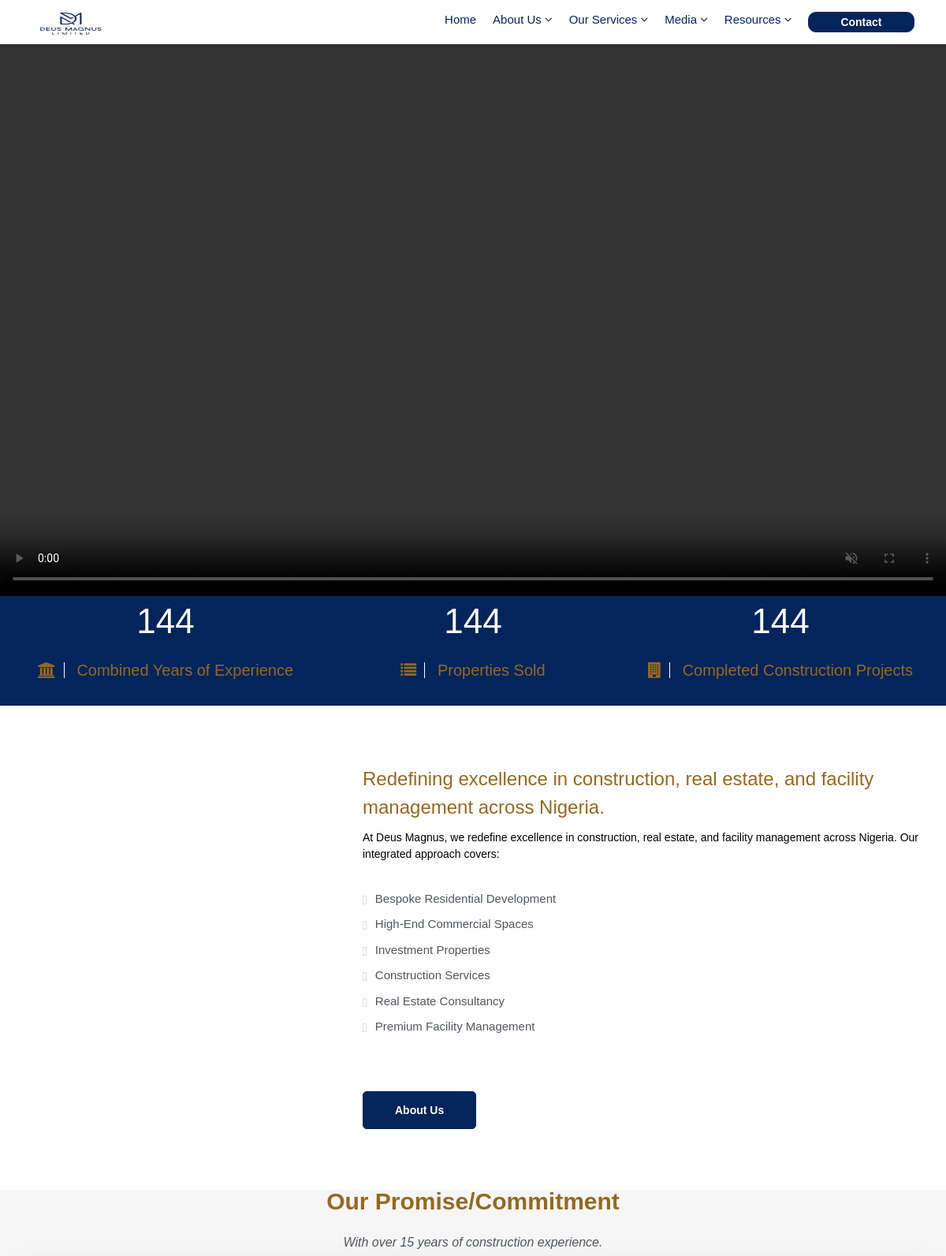
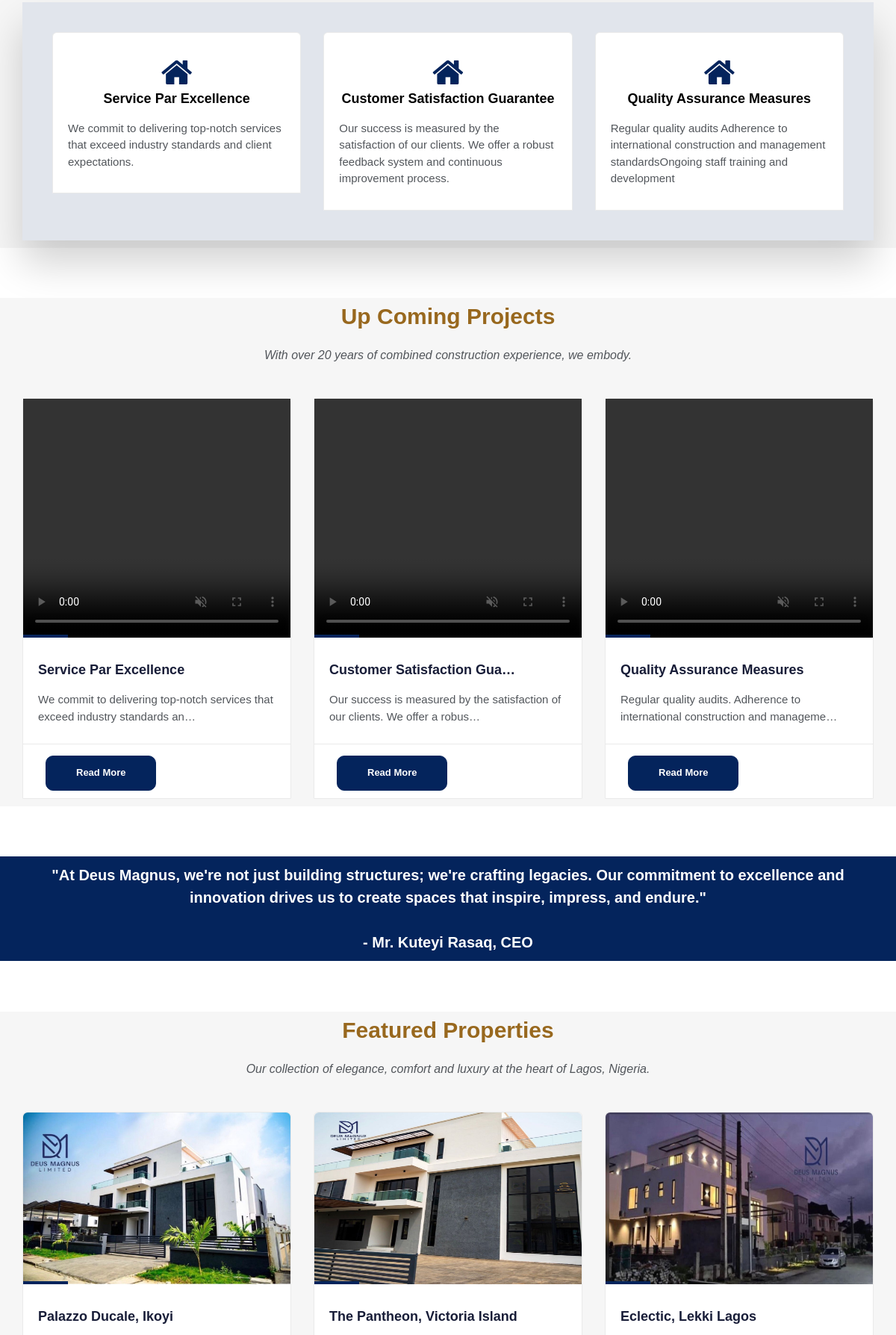
The page / (upper part) on the database its author committed (2 pictures, top to bottom).
### deus_magnus/models.py (models this page shows, shortened)
class Mainvideo(models.Model):
    deus_magnus_first_video = models.FileField(upload_to='main_videos/')

class DeusMagnusMainPost(models.Model):
    deus_magnus_title = models.CharField(max_length=255, blank=True, null=True)
    deus_magnus_description = models.TextField()
    deus_magnus_slug = models.SlugField (max_length=255,blank=True, null=True)
    deus_manus_video = models.FileField(upload_to='videos/')
    deus_magnus_publish_date = models.DateTimeField (auto_now_add= True)
    deus_magnus_author = models.ForeignKey(User, on_delete=models.CASCADE)
    class Meta:
        ordering =['-deus_magnus_publish_date']

class SecondDeusMagnusMainPicturePost(models.Model):
    second_deus_magnus_title = models.CharField(max_length=255, blank=True, null=True)
    second_deus_magnus_description = models.TextField()
    second_deus_magnus_slug = models.SlugField (max_length=255,blank=True, null=True)
    second_deus_magnus_img = models.ImageField(upload_to='images/')
    second_deus_magnus_publish_date = models.DateTimeField (auto_now_add= True)
    second_deus_magnus_author = models.ForeignKey(User, on_delete=models.CASCADE)
    class Meta:
        ordering =['second_deus_magnus_publish_date']

### deus_magnus/views.py (the view)
# urls.py: path('', HomeView.as_view(), name="home"),
class HomeView(ListView):
    model = DeusMagnusMainPost
    template_name = 'deus_magnus/home.html'
    def get_context_data(self, **kwargs):
        context = super().get_context_data(**kwargs)
        context['first_videos'] = Mainvideo.objects.all()
        context['second_constructions'] = SecondDeusMagnusMainPicturePost.objects.all()
        context['last_constructions'] = LastDeusMagnusMainPicturePost.objects.all()
        return context

### templates/deus_magnus/home.html (shortened to what this page needs)
{% extends "base.html" %}
{% load static %}
{% block content%}
{% for first_video in first_videos %}
<video autoplay muted playsinline loop width="100%" height="500"controls id="myVideo">
    <source src="{{ first_video.deus_magnus_first_video.url }}" type="video/mp4">
    <source src="{{ first_video.deus_magnus_first_video.url }}" type="video/webm">
</video>
{% endfor %}
<center><section class="section db" >
    <div class="container">
        <div class="row">
            <div class="col-lg-4 col-md-4">
                <div class="stat-count">
                    <h4 class="stat-timer">15+</h4>
                    <h3 style="color: #98681e;"><i class="fa fa-university"></i> Combined Years of Experience</h3>
                </div>
            </div>
            <div class="col-lg-4 col-md-4">
                <div class="stat-count">
                    <h4 class="stat-timer">10+</h4>
                    <h3 style="color: #98681e;"><i class="fa fa-list"></i> Properties Sold</h3>
                </div>
            </div>
            <div class="col-lg-4 col-md-4">
                <div class="stat-count">
                    <h4 class="stat-timer">12+</h4>
                    <h3 style="color: #98681e;"><i class="fa fa-building"></i> Completed Construction Projects</h3>
                </div>
            </div>
        </div>
    </div>
</section></center><br><br>
<section class="section">
    <div class="container">
        <div class="row">
            <div class="col-md-4">
            </div>
            <div class="col-md-8">
                <div class="custom-module p40l">
                    <h3 style="color: #98681e;">Redefining excellence in construction, real estate, and facility management across Nigeria.</h3>
                    <h5>At Deus Magnus, we redefine excellence in construction, real estate, and facility management across Nigeria. Our integrated approach covers:</h5><br>
                    <div class="row">
                        <div class="col-lg-6 col-md-4 col-sm-4 col-xs-12 first">
                            <ul class="check">
                                <li>Bespoke Residential Development</li>
                                <li>High-End Commercial Spaces</li>
                                <li>Investment Properties</li>
                                <li>Construction Services</li>
                                <li>Real Estate Consultancy</li>
                                <li>Premium Facility Management</li>
                            </ul>
                        </div>
                    </div>
                    <div class="btn-wrapper">
                        <a href="{% url 'about' %}" class="btn btn-primary" style="border-radius:5px;">About us</a>
                    </div>
                </div>
            </div>
        </div>
    </div>
</section><br><br><br>
<section class="section gb nopadtop">
    <div class="container">
        <div class="section-title text-center">
            <h3 style="color: #98681e;">Our Promise/Commitment</h3>
            <p>With over 15 years of construction experience.</p>
        </div><br>
        <div class="boxed boxedp3">
            <div class="row blog-grid">
                <div class="col-md-4">
                    <div class="course-box">
                        <div class="course-details">
                            <center><i class="fa fa-3x fa-home text-primary mb-4"></i></center>
                            <h4><center>Service Par Excellence</center></h4>
                            <p>We commit to delivering top-notch services that exceed industry standards and client expectations.</p>
                        </div>
                    </div>
                </div>
                <div class="col-md-4">
                    <div class="course-box">
                        <div class="course-details">
                            <center><i class="fa fa-3x fa-home text-primary mb-4"></i></center>
                            <h4><center>Customer Satisfaction Guarantee</center></h4>
                            <p>Our success is measured by the satisfaction of our clients. We offer a robust
                                feedback system and continuous improvement process.</p>
                        </div>
                    </div>
                </div>
                <div class="col-md-4">
                    <div class="course-box">
                        <div class="course-details">
                            <center><i class="fa fa-3x fa-home text-primary mb-4"></i></center>
                            <h4><center>Quality Assurance Measures</center></h4>
                            <p> Regular quality audits Adherence to international
                                construction and management standardsOngoing staff training and development</p>
                        </div>
                    </div>
                </div>
            </div>
        </div>
    </div>
</section><br><br><br>
<section class="section gb">
    <div class="container">
        <div class="section-title text-center">
            <h3 style="color: #98681e;">Up Coming Projects</h3>
            <p> With over 20 years of combined construction experience, we embody.</p>
        </div>
        <div class="row">
            {% for post in object_list %}
            <div class="col-lg-4 col-md-12">
                <div class="blog-box">
                    <a href="{% url 'detail' post.pk %}">
                    <div class="image-wrap entry">
                        <video autoplay muted playsinline loop width="100%" height="40%"  controls>
                            <source src="{{ post.deus_manus_video.url }}" type="video/mp4">
                        </video>
                    </div>
                    </a>
                    <div class="blog-desc">
                        <h4><a href="{% url 'detail' post.pk %}">{{post.deus_magnus_title|truncatechars:26}}</a></h4>
                        <p>{{post.deus_magnus_description|truncatechars:77}}</p>
                    </div>
                    <div class="post-meta">
                        <span>
                            <div class="btn-wrapper">
                                <a href="{% url 'detail' post.pk %}" class="btn btn-primary"style="border-radius: 10px;">Read More</a>
                            </div>
                         </span>
                    </div>
                </div>
            </div>
            {%endfor%}
        </div>
    </div>
</section><br><br><br>
<section class="section db p110">
    <div class="container">
        <div class="row">
            <div class="col-md-12">
                <div class="tagline-message text-center">
                <h3>"At Deus Magnus, we're not just building structures; we're crafting legacies.
                    Our commitment to excellence and innovation drives us to create spaces that inspire, impress, and endure." <br><br>
                    - Mr. Kuteyi Rasaq, CEO</h3>
                </div>
            </div>
        </div>
    </div>
</section><br><br><br>
<section class="section gb">
    <div class="container">
        <div class="section-title text-center">
            <h3 style="color: #98681e;">Featured Properties</h3>
            <p>Our collection of elegance, comfort and luxury at the heart of Lagos, Nigeria.</p>
        </div>
        <div class="row">
            {% for second_construction in second_constructions %}
            <div class="col-lg-4 col-md-12">
                <div class="blog-box">
                    <div class="image-wrap entry">
                        {% if second_construction.second_deus_magnus_img %}
                        <a href="{% url 'second_detail' second_construction.pk %}">
                        <img src="{{ second_construction.second_deus_magnus_img.url }}"height="230px"  class="custom-image">
                        </a>
                        {% endif %}
                    </div>
                    <div class="blog-desc">
                        <h4><a href="{% url 'second_detail' second_construction.pk %}">{{ second_construction.second_deus_magnus_title |truncatechars:30}}</a></h4>
                    </div>
                </div>
            </div>
            {%endfor%}
        </div>
    </div>
</section><br><br>
<br><br>
<br><br><br>
<br>
        {% endblock %}

### static/css/style.css (style rules this page uses)
.text-primary { color: #04245c; }
body { background-color: #fff; line-height: 1.5; font-size: 15px; color: #52565b; font-family: "Heebo", sans-serif; position: static; font-weight: 400; }
#myVideo { object-fit: cover; width: 100%; height: 700px; }
body, p, li, a { font-family:'Nunito',sans-serif; }
.course-details h4 a, .readmore, .testimonial strong, h1, h2, h3, h4, h5, h6 { color: #000; }
h1, h2, h3, h4, h5, h6 { line-height: 1.5; }
.cop-logo img, a { color: #000; text-decoration: none !important; -webkit-transition: all ease 0.3s; -moz-transition: all ease 0.3s; transition: all ease 0.3s; }
.check li:before { content: "\f00c"; font-family: "sans-serif"; font-size: 16px; left: 0; padding-right: 10px; position: relative; top: 2px; }
.check li { list-style: none; margin-bottom: 8px; }
.check li:last-child { margin-bottom: 0; }
.check { margin-left: 0; padding-left: 0 }
.boxed { box-shadow: 0 30px 50px 0 rgba(1, 1, 1, 0.18); padding: 4rem 4rem 1rem; background-color: #e1e5ec; margin-top: -60px; }
.section { background-color: #ffffff; padding: 1rem 0; position: relative; display: block; }
.section-title { margin-bottom: 45px; }
.text-widget h3, .section-title h3 { margin: 0 0 25px; padding: 0; line-height: 1; font-size: 30px; font-weight: 700; }
.section-title p { max-width: 800px; margin: 0 auto; padding: 0; font-size: 16px; font-family: 'Droid Serif', sans-serif; font-style: italic; }
.section.gb { background-color: #f6f6f6; }
.section.db { background-color: #04245c; }
.nopadtop { padding-top: 0 !important; }
.course-box { border-radius: 6px 6px 0 0; background-color: #ffffff; border: 1px solid #eaeaea; }
.course-details { padding: 3rem 2rem; }
.course-details h4 { font-size: 18px; padding: 0 0 1.5rem; font-weight: 700; margin: 0; }
.course-details p { padding-bottom: 0; margin-bottom: 0; }
.entry { position: relative; }
.image-wrap img { width: 100%; }
.image-wrap:after { content: ""; width: 60px; height: 4px; position: absolute; bottom: 0; left: 0; background-color: #111; right: 0; }
.blog-box { background-color: #ffffff; border-radius: 6px 6px 0 0; border: 1px solid #eaeaea; }
.blog-box img { width: 100%; border-radius: 6px 6px 0 0; }
.post-meta { padding: 15px 30px 10px; margin-top: -5px; border-top: 1px solid #eaeaea; line-height: 1; }
.post-meta a { font-size: 13px; color: #aaa; }
.blog-desc { padding: 3rem 2rem; display: block; position: relative; }
.blog-desc h4 a, .blog-desc h4 { font-size: 18px; font-weight: 700; padding: 0 0 15px; margin: 0; color: #181d38; font-family: "Nunito", sans-serif; }
.blog-desc p { padding: 0; margin: 0; }
.stat-count h3, .stat-count h4 { color: #ffffff; }
.stat-count h4 { font-size: 44px; line-height: 1; padding: 0; margin: 0; }
.stat-count h3 { padding: 30px 0 25px; margin: 0; line-height: 1; font-size: 20px; }
.stat-count h3 i { padding-right: 10px; border-right: 1px solid #fff; margin-right: 10px; }
.blog-grid .col-md-6, .blog-grid .col-md-4 { margin-bottom: 30px }
.tagline-message h3 { padding: 0; font-size: 20px; margin: 0; color: #ffffff; font-weight: bold; }
.p40l { padding-left: 4rem; }
.btn { border-radius: 0; font-size: 14px; border: 1px solid #fff; font-weight: bold; color: #ffffff !important; padding: 13px 40px; text-transform: capitalize; }
.shop-desc small, .shop-meta a, .authorbox small, blockquote:before, blockquote:after, .blog-meta small a, .small-box i, .copyrights ul li:hover a, .footer .readmore, .breadcrumb>li a, .yamm h4, .yamm-content li:hover a, .yamm .hassubmenu li:hover a, .check li:before, .stat-count h3, .blog-desc h4:hover a, .post-meta li:after, .course-box small, .course-details h4:hover a, .course-footer i, a:hover, a:focus, .box i, .topbar .text-left i { color: #cbc4b8; }
.cb, .box .event-desc small, .pagination a, .pagination>.active>a, .pagination>.active>a:focus, .pagination>.active>a:hover, .pagination>.active>span, .pagination>.active>span:focus, .pagination>.active>span:hover, .tags-widget a, .owl-theme-01 .owl-nav [class*="owl-"]:hover, .yamm .dropdown-menu li:hover .menu-button, .yamm .dropdown-menu li .menu-button, mark, .bgcolor1, .image-wrap:before, .image-wrap:after, .btn-primary { border-color: #04245c; background-color: #04245c; box-shadow: inset 0 0 0 0 #98681e; -webkit-transition: all ease 0.5s; -moz-transition: all ease 0.5s; transition: all ease 0.5s; }

### rows shown on the page
DeusMagnusMainPost: deus_magnus_title "Service Par Excellence", deus_magnus_description "We commit to delivering top-notch services that exceed industry standards an…"
DeusMagnusMainPost: deus_magnus_title "Customer Satisfaction Gua…", deus_magnus_description "Our success is measured by the satisfaction of our clients. We offer a robus…"
DeusMagnusMainPost: deus_magnus_title "Quality Assurance Measures", deus_magnus_description "Regular quality audits. Adherence to international construction and manageme…"
SecondDeusMagnusMainPicturePost: second_deus_magnus_img (picture), second_deus_magnus_title "Palazzo Ducale, Ikoyi"
SecondDeusMagnusMainPicturePost: second_deus_magnus_img (picture), second_deus_magnus_title "The Pantheon, Victoria Island"
SecondDeusMagnusMainPicturePost: second_deus_magnus_img (picture), second_deus_magnus_title "Eclectic, Lekki Lagos"
